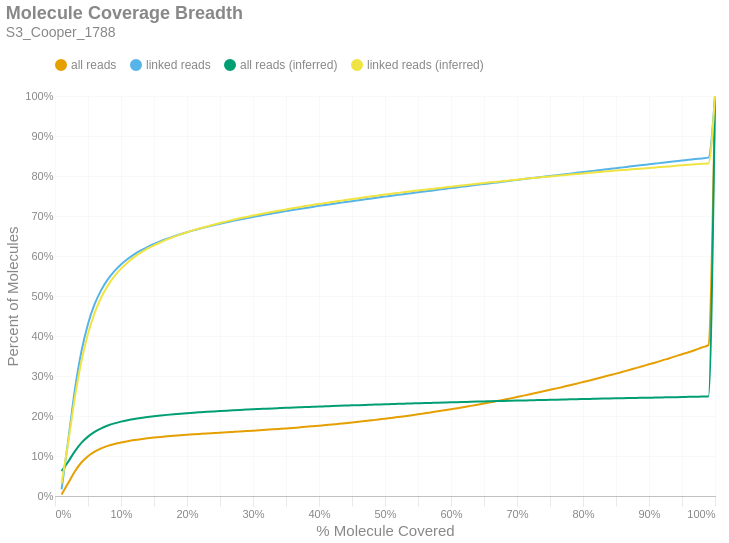

The code cell stored with this chart in its notebook:
### Markdown cell above
### Molecule Read Coverage
This chart shows molecule coverage breadth as computed by the number of bases aligned to that molecule. In other words, "*how much of each unique long molecule is actually sequenced/aligned?*" Keep in mind there is a distinction between sequences and alignments, since some sequences belonging to a particular molecule may not align well and wouldn't appear in the alignment data. This chart also shows molecule coverage breadth as computed by the *inferred fragment* from which the aligned sequences originate. Unlike read coverage, this calculation takes into account the total insert size, including unsequenced gaps between the forward and reverse reads. Like the previous figures, these are cumulative percents.

### Code cell
if SKIPLR:
    print_html(f"Skipped")
else:
    binned_df = consolidated_hist(valids['coverage_bp'], mask, 0.01, True)
    binned_df_inf = consolidated_hist(valids['coverage_inserts'], mask, 0.01, True)
    binned_df = binned_df.with_columns(pl.lit(binned_df_inf['all reads (cumsum)']).alias('all reads (inferred)'))
    binned_df = binned_df.with_columns(pl.lit(binned_df_inf['linked reads (cumsum)']).alias('linked reads (inferred)'))
    binned_df = binned_df.with_columns(
        (pl.col('bin').cast(pl.Float64) + 0.01).alias('right_edge')
    )

    with SafeRender(binned_df):
        (
            density_plot(binned_df, 'Molecule Coverage Breadth', samplename, 'molcov', ['all reads (inferred)','linked reads (inferred)'])
            .encode(
                #x=alt.X('bin:Q', title="% Molecule Covered").axis(format = '%').scale(padding=0),
                x=alt.X('right_edge:Q', title="% Molecule Covered").axis(format='%').scale(padding=0),
                y=alt.Y('value:Q', title='Percent of Molecules')
                    .axis(format='%')
                    .stack(False)
                    .scale(domainMin=0, padding=0),
                color=alt.Color("key:N").scale(domain = ["all reads", "linked reads", "all reads (inferred)", "linked reads (inferred)"]),
                tooltip = [
                    alt.Tooltip("key:N", title = "Data Type"),
                    alt.Tooltip("range_label:N", title="% Molecule Covered"),
                    alt.Tooltip("value:Q", format = ".2%", title="% Molecules")
                ]
            )
        ).display()

### Figure 1 — Vega-Lite specification as saved in the notebook (floating-point values rounded to 4 significant figures)
{"width": "container", "height": 400, "config": {"title": {"anchor": "start", "dy": -15, "fontSize": 18, "color": "#888888", "subtitleColor": "#888888", "subtitleFontSize": 14}, "arc": {"fill": "#0072B2"}, "axis": {"domainColor": "#888888", "domainWidth": 0.5, "gridWidth": 0.2, "grid": false, "titleFontWeight": 400, "titleFontSize": 15, "labelFontSize": 11, "labelColor": "#888888", "tickColor": "#888888", "tickWidth": 0.2, "titleColor": "#888888"}, "axisBand": {"grid": false}, "axisX": {"grid": true, "tickSize": 10, "domainCap": "round"}, "axisY": {"domain": false, "grid": true, "tickSize": 0, "domainCap": "round"}, "background": "transparent", "header": {"labelFontSize": 15, "labelColor": "#888888", "titleFontSize": 15, "titleFontWeight": 600, "titleColor": "#888888"}, "legend": {"labelFont": "sans-serif", "labelFontSize": 12, "labelColor": "#888888", "symbolSize": 100, "symbolType": "circle", "titleFontSize": 12, "titlePadding": 10, "titleColor": "#888888", "title": null, "orient": "top"}, "range": {"category": ["#E69F00", "#56B4E9", "#009E73", "#F0E442", "#0072B2", "#D55E00", "#CC79A7", "#000000"], "diverging": ["#cfe8f3", "#a2d4ec", "#73bfe2", "#46abdb", "#1696d2", "#12719e"]}, "area": {"fill": "#0072B2", "fillOpacity": 0.7, "line": true, "strokeOpacity": 0.7}, "line": {"color": "#0072B2", "stroke": "#0072B2", "strokeWidth": 2}, "trail": {"color": "#0072B2", "stroke": "#0072B2", "strokeWidth": 0, "size": 1}, "point": {"filled": true, "fillOpacity": 1.0, "size": 95}, "text": {"color": "#888888", "fontSize": 11, "align": "right", "fontWeight": 400, "size": 11}, "bar": {"fill": "#0072B2", "stroke": null}, "view": {"stroke": null, "continuousWidth": 660, "continuousHeight": 400}}, "data": {"name": "data-a3bc433f1fbdeea374fa9d6a3402f9f4"}, "mark": {"type": "line", "interpolate": "monotone", "point": {"opacity": 0, "size": 275}}, "encoding": {"color": {"field": "key", "scale": {"domain": ["all reads", "linked reads", "all reads (inferred)", "linked reads (inferred)"]}, "type": "nominal"}, "tooltip": [{"field": "key", "title": "Data Type", "type": "nominal"}, {"field": "range_label", "title": "% Molecule Covered", "type": "nominal"}, {"field": "value", "format": ".2%", "title": "% Molecules", "type": "quantitative"}], "x": {"axis": {"format": "%"}, "field": "right_edge", "scale": {"padding": 0}, "title": "% Molecule Covered", "type": "quantitative"}, "y": {"axis": {"format": "%"}, "field": "value", "scale": {"domainMin": 0, "padding": 0}, "stack": false, "title": "Percent of Molecules", "type": "quantitative"}}, "params": [{"name": "param_c36ac31b6afebe62", "select": {"type": "point", "fields": ["key"]}, "bind": "legend"}], "title": {"text": "Molecule Coverage Breadth", "subtitle": "S3_Cooper_1788"}, "transform": [{"fold": ["all reads (cumsum)", "linked reads (cumsum)", "all reads (inferred)", "linked reads (inferred)"]}, {"calculate": "replace(datum.key, ' (cumsum)', '')", "as": "key"}, {"filter": {"param": "param_c36ac31b6afebe62"}}], "usermeta": {"embedOptions": {"downloadFileName": "S3_Cooper_1788.molcov"}}, "$schema": "https://vega.github.io/schema/vega-lite/v6.1.0.json", "datasets": {"data-a3bc433f1fbdeea374fa9d6a3402f9f4": [{"bin": "0.0", "interval": "0.0-0.01", "all reads": 0.003985, "linked reads": 0.01632, "all reads (cumsum)": 0.003985, "linked reads (cumsum)": 0.01632, "range_label": "0.0-0.01", "all reads (inferred)": 0.06215, "linked reads (inferred)": 0.03093, "right_edge": 0.01}, {"bin": "0.01", "interval": "0.01-0.02", "all reads": 0.02829, "linked reads": 0.122, "all reads (cumsum)": 0.03227, "linked reads (cumsum)": 0.1384, "range_label": "0.01-0.02", "all reads (inferred)": 0.08577, "linked reads (inferred)": 0.133, "right_edge": 0.02}, {"bin": "0.02", "interval": "0.02-0.03", "all reads": 0.02918, "linked reads": 0.1266, "all reads (cumsum)": 0.06145, "linked reads (cumsum)": 0.2649, "range_label": "0.02-0.03", "all reads (inferred)": 0.1116, "linked reads (inferred)": 0.2455, "right_edge": 0.03}, {"bin": "0.03", "interval": "0.03-0.04", "all reads": 0.02223, "linked reads": 0.09643, "all reads (cumsum)": 0.08368, "linked reads (cumsum)": 0.3614, "range_label": "0.03-0.04", "all reads (inferred)": 0.1326, "linked reads (inferred)": 0.3369, "right_edge": 0.04}, {"bin": "0.04", "interval": "0.04-0.05", "all reads": 0.01584, "linked reads": 0.06873, "all reads (cumsum)": 0.09952, "linked reads (cumsum)": 0.4301, "range_label": "0.04-0.05", "all reads (inferred)": 0.1485, "linked reads (inferred)": 0.4058, "right_edge": 0.05}, {"bin": "0.05", "interval": "0.05-0.06", "all reads": 0.0114, "linked reads": 0.04933, "all reads (cumsum)": 0.1109, "linked reads (cumsum)": 0.4794, "range_label": "0.05-0.06", "all reads (inferred)": 0.1603, "linked reads (inferred)": 0.4572, "right_edge": 0.06}, {"bin": "0.06", "interval": "0.06-0.07", "all reads": 0.008157, "linked reads": 0.03531, "all reads (cumsum)": 0.1191, "linked reads (cumsum)": 0.5147, "range_label": "0.06-0.07", "all reads (inferred)": 0.1693, "linked reads (inferred)": 0.4962, "right_edge": 0.07}, {"bin": "0.07", "interval": "0.07-0.08", "all reads": 0.006206, "linked reads": 0.02681, "all reads (cumsum)": 0.1253, "linked reads (cumsum)": 0.5415, "range_label": "0.07-0.08", "all reads (inferred)": 0.1761, "linked reads (inferred)": 0.526, "right_edge": 0.08}, {"bin": "0.08", "interval": "0.08-0.09", "all reads": 0.004807, "linked reads": 0.02072, "all reads (cumsum)": 0.1301, "linked reads (cumsum)": 0.5623, "range_label": "0.08-0.09", "all reads (inferred)": 0.1816, "linked reads (inferred)": 0.5495, "right_edge": 0.09}, {"bin": "0.09", "interval": "0.09-0.1", "all reads": 0.0039, "linked reads": 0.01677, "all reads (cumsum)": 0.134, "linked reads (cumsum)": 0.579, "range_label": "0.09-0.1", "all reads (inferred)": 0.1859, "linked reads (inferred)": 0.5685, "right_edge": 0.1}, {"bin": "0.1", "interval": "0.1-0.11", "all reads": 0.003143, "linked reads": 0.01347, "all reads (cumsum)": 0.1371, "linked reads (cumsum)": 0.5925, "range_label": "0.1-0.11", "all reads (inferred)": 0.1895, "linked reads (inferred)": 0.584, "right_edge": 0.11}, {"bin": "0.11", "interval": "0.11-0.12", "all reads": 0.002727, "linked reads": 0.01167, "all reads (cumsum)": 0.1399, "linked reads (cumsum)": 0.6042, "range_label": "0.11-0.12", "all reads (inferred)": 0.1926, "linked reads (inferred)": 0.5972, "right_edge": 0.12}, {"bin": "0.12", "interval": "0.12-0.13", "all reads": 0.002275, "linked reads": 0.009698, "all reads (cumsum)": 0.1421, "linked reads (cumsum)": 0.6139, "range_label": "0.12-0.13", "all reads (inferred)": 0.1951, "linked reads (inferred)": 0.6083, "right_edge": 0.13}, {"bin": "0.13", "interval": "0.13-0.14", "all reads": 0.002019, "linked reads": 0.008572, "all reads (cumsum)": 0.1442, "linked reads (cumsum)": 0.6224, "range_label": "0.13-0.14", "all reads (inferred)": 0.1974, "linked reads (inferred)": 0.6182, "right_edge": 0.14}, {"bin": "0.14", "interval": "0.14-0.15", "all reads": 0.001805, "linked reads": 0.00765, "all reads (cumsum)": 0.146, "linked reads (cumsum)": 0.6301, "range_label": "0.14-0.15", "all reads (inferred)": 0.1994, "linked reads (inferred)": 0.6267, "right_edge": 0.15}, {"bin": "0.15", "interval": "0.15-0.16", "all reads": 0.001628, "linked reads": 0.006874, "all reads (cumsum)": 0.1476, "linked reads (cumsum)": 0.637, "range_label": "0.15-0.16", "all reads (inferred)": 0.2012, "linked reads (inferred)": 0.6344, "right_edge": 0.16}, {"bin": "0.16", "interval": "0.16-0.17", "all reads": 0.0015, "linked reads": 0.006301, "all reads (cumsum)": 0.1491, "linked reads (cumsum)": 0.6433, "range_label": "0.16-0.17", "all reads (inferred)": 0.2028, "linked reads (inferred)": 0.6414, "right_edge": 0.17}, {"bin": "0.17", "interval": "0.17-0.18", "all reads": 0.001409, "linked reads": 0.005857, "all reads (cumsum)": 0.1505, "linked reads (cumsum)": 0.6491, "range_label": "0.17-0.18", "all reads (inferred)": 0.2043, "linked reads (inferred)": 0.6479, "right_edge": 0.18}, {"bin": "0.18", "interval": "0.18-0.19", "all reads": 0.001308, "linked reads": 0.005416, "all reads (cumsum)": 0.1518, "linked reads (cumsum)": 0.6545, "range_label": "0.18-0.19", "all reads (inferred)": 0.2057, "linked reads (inferred)": 0.654, "right_edge": 0.19}, {"bin": "0.19", "interval": "0.19-0.2", "all reads": 0.001218, "linked reads": 0.004982, "all reads (cumsum)": 0.153, "linked reads (cumsum)": 0.6595, "range_label": "0.19-0.2", "all reads (inferred)": 0.2071, "linked reads (inferred)": 0.6595, "right_edge": 0.2}, {"bin": "0.2", "interval": "0.2-0.21", "all reads": 0.001141, "linked reads": 0.00463, "all reads (cumsum)": 0.1542, "linked reads (cumsum)": 0.6641, "range_label": "0.2-0.21", "all reads (inferred)": 0.2083, "linked reads (inferred)": 0.6647, "right_edge": 0.21}, {"bin": "0.21", "interval": "0.21-0.22", "all reads": 0.0011, "linked reads": 0.004433, "all reads (cumsum)": 0.1553, "linked reads (cumsum)": 0.6686, "range_label": "0.21-0.22", "all reads (inferred)": 0.2093, "linked reads (inferred)": 0.6693, "right_edge": 0.22}, {"bin": "0.22", "interval": "0.22-0.23", "all reads": 0.001073, "linked reads": 0.004263, "all reads (cumsum)": 0.1563, "linked reads (cumsum)": 0.6728, "range_label": "0.22-0.23", "all reads (inferred)": 0.2104, "linked reads (inferred)": 0.6739, "right_edge": 0.23}, {"bin": "0.23", "interval": "0.23-0.24", "all reads": 0.001014, "linked reads": 0.003981, "all reads (cumsum)": 0.1574, "linked reads (cumsum)": 0.6768, "range_label": "0.23-0.24", "all reads (inferred)": 0.2114, "linked reads (inferred)": 0.6782, "right_edge": 0.24}, {"bin": "0.24", "interval": "0.24-0.25", "all reads": 0.001009, "linked reads": 0.003875, "all reads (cumsum)": 0.1584, "linked reads (cumsum)": 0.6807, "range_label": "0.24-0.25", "all reads (inferred)": 0.2124, "linked reads (inferred)": 0.6825, "right_edge": 0.25}, {"bin": "0.25", "interval": "0.25-0.26", "all reads": 0.0009329, "linked reads": 0.003576, "all reads (cumsum)": 0.1593, "linked reads (cumsum)": 0.6843, "range_label": "0.25-0.26", "all reads (inferred)": 0.2134, "linked reads (inferred)": 0.6866, "right_edge": 0.26}, {"bin": "0.26", "interval": "0.26-0.27", "all reads": 0.0009756, "linked reads": 0.003611, "all reads (cumsum)": 0.1603, "linked reads (cumsum)": 0.6879, "range_label": "0.26-0.27", "all reads (inferred)": 0.2143, "linked reads (inferred)": 0.6904, "right_edge": 0.27}, {"bin": "0.27", "interval": "0.27-0.28", "all reads": 0.00098, "linked reads": 0.00342, "all reads (cumsum)": 0.1612, "linked reads (cumsum)": 0.6913, "range_label": "0.27-0.28", "all reads (inferred)": 0.2152, "linked reads (inferred)": 0.6941, "right_edge": 0.28}, {"bin": "0.28", "interval": "0.28-0.29", "all reads": 0.0009963, "linked reads": 0.003247, "all reads (cumsum)": 0.1622, "linked reads (cumsum)": 0.6945, "range_label": "0.28-0.29", "all reads (inferred)": 0.216, "linked reads (inferred)": 0.6977, "right_edge": 0.29}, {"bin": "0.29", "interval": "0.29-0.3", "all reads": 0.001017, "linked reads": 0.003146, "all reads (cumsum)": 0.1633, "linked reads (cumsum)": 0.6977, "range_label": "0.29-0.3", "all reads (inferred)": 0.2168, "linked reads (inferred)": 0.7011, "right_edge": 0.3}, {"bin": "0.3", "interval": "0.3-0.31", "all reads": 0.001065, "linked reads": 0.003123, "all reads (cumsum)": 0.1643, "linked reads (cumsum)": 0.7008, "range_label": "0.3-0.31", "all reads (inferred)": 0.2176, "linked reads (inferred)": 0.7043, "right_edge": 0.31}, {"bin": "0.31", "interval": "0.31-0.32", "all reads": 0.001116, "linked reads": 0.002941, "all reads (cumsum)": 0.1654, "linked reads (cumsum)": 0.7038, "range_label": "0.31-0.32", "all reads (inferred)": 0.2183, "linked reads (inferred)": 0.7076, "right_edge": 0.32}, {"bin": "0.32", "interval": "0.32-0.33", "all reads": 0.001144, "linked reads": 0.002857, "all reads (cumsum)": 0.1666, "linked reads (cumsum)": 0.7066, "range_label": "0.32-0.33", "all reads (inferred)": 0.219, "linked reads (inferred)": 0.7106, "right_edge": 0.33}, {"bin": "0.33", "interval": "0.33-0.34", "all reads": 0.001175, "linked reads": 0.002846, "all reads (cumsum)": 0.1678, "linked reads (cumsum)": 0.7095, "range_label": "0.33-0.34", "all reads (inferred)": 0.2197, "linked reads (inferred)": 0.7136, "right_edge": 0.34}, {"bin": "0.34", "interval": "0.34-0.35", "all reads": 0.001201, "linked reads": 0.002716, "all reads (cumsum)": 0.169, "linked reads (cumsum)": 0.7122, "range_label": "0.34-0.35", "all reads (inferred)": 0.2204, "linked reads (inferred)": 0.7165, "right_edge": 0.35}, {"bin": "0.35", "interval": "0.35-0.36", "all reads": 0.001271, "linked reads": 0.002736, "all reads (cumsum)": 0.1702, "linked reads (cumsum)": 0.7149, "range_label": "0.35-0.36", "all reads (inferred)": 0.2211, "linked reads (inferred)": 0.7193, "right_edge": 0.36}, {"bin": "0.36", "interval": "0.36-0.37", "all reads": 0.001316, "linked reads": 0.002633, "all reads (cumsum)": 0.1715, "linked reads (cumsum)": 0.7175, "range_label": "0.36-0.37", "all reads (inferred)": 0.2218, "linked reads (inferred)": 0.7221, "right_edge": 0.37}, {"bin": "0.37", "interval": "0.37-0.38", "all reads": 0.001351, "linked reads": 0.002588, "all reads (cumsum)": 0.1729, "linked reads (cumsum)": 0.7201, "range_label": "0.37-0.38", "all reads (inferred)": 0.2224, "linked reads (inferred)": 0.7249, "right_edge": 0.38}, {"bin": "0.38", "interval": "0.38-0.39", "all reads": 0.001451, "linked reads": 0.002642, "all reads (cumsum)": 0.1744, "linked reads (cumsum)": 0.7228, "range_label": "0.38-0.39", "all reads (inferred)": 0.223, "linked reads (inferred)": 0.7275, "right_edge": 0.39}, {"bin": "0.39", "interval": "0.39-0.4", "all reads": 0.001492, "linked reads": 0.002589, "all reads (cumsum)": 0.1758, "linked reads (cumsum)": 0.7254, "range_label": "0.39-0.4", "all reads (inferred)": 0.2237, "linked reads (inferred)": 0.7302, "right_edge": 0.4}, {"bin": "0.4", "interval": "0.4-0.41", "all reads": 0.001453, "linked reads": 0.002421, "all reads (cumsum)": 0.1773, "linked reads (cumsum)": 0.7278, "range_label": "0.4-0.41", "all reads (inferred)": 0.2243, "linked reads (inferred)": 0.7326, "right_edge": 0.41}, {"bin": "0.41", "interval": "0.41-0.42", "all reads": 0.001514, "linked reads": 0.002245, "all reads (cumsum)": 0.1788, "linked reads (cumsum)": 0.73, "range_label": "0.41-0.42", "all reads (inferred)": 0.2249, "linked reads (inferred)": 0.7351, "right_edge": 0.42}, {"bin": "0.42", "interval": "0.42-0.43", "all reads": 0.001619, "linked reads": 0.002368, "all reads (cumsum)": 0.1804, "linked reads (cumsum)": 0.7324, "range_label": "0.42-0.43", "all reads (inferred)": 0.2255, "linked reads (inferred)": 0.7375, "right_edge": 0.43}, {"bin": "0.43", "interval": "0.43-0.44", "all reads": 0.001664, "linked reads": 0.002391, "all reads (cumsum)": 0.1821, "linked reads (cumsum)": 0.7348, "range_label": "0.43-0.44", "all reads (inferred)": 0.226, "linked reads (inferred)": 0.7399, "right_edge": 0.44}, {"bin": "0.44", "interval": "0.44-0.45", "all reads": 0.001707, "linked reads": 0.002349, "all reads (cumsum)": 0.1838, "linked reads (cumsum)": 0.7371, "range_label": "0.44-0.45", "all reads (inferred)": 0.2266, "linked reads (inferred)": 0.7422, "right_edge": 0.45}, {"bin": "0.45", "interval": "0.45-0.46", "all reads": 0.001752, "linked reads": 0.002317, "all reads (cumsum)": 0.1856, "linked reads (cumsum)": 0.7395, "range_label": "0.45-0.46", "all reads (inferred)": 0.2272, "linked reads (inferred)": 0.7446, "right_edge": 0.46}, {"bin": "0.46", "interval": "0.46-0.47", "all reads": 0.001827, "linked reads": 0.002317, "all reads (cumsum)": 0.1874, "linked reads (cumsum)": 0.7418, "range_label": "0.46-0.47", "all reads (inferred)": 0.2277, "linked reads (inferred)": 0.7469, "right_edge": 0.47}, {"bin": "0.47", "interval": "0.47-0.48", "all reads": 0.001862, "linked reads": 0.002224, "all reads (cumsum)": 0.1892, "linked reads (cumsum)": 0.744, "range_label": "0.47-0.48", "all reads (inferred)": 0.2283, "linked reads (inferred)": 0.7491, "right_edge": 0.48}, {"bin": "0.48", "interval": "0.48-0.49", "all reads": 0.001911, "linked reads": 0.002149, "all reads (cumsum)": 0.1912, "linked reads (cumsum)": 0.7461, "range_label": "0.48-0.49", "all reads (inferred)": 0.2288, "linked reads (inferred)": 0.7514, "right_edge": 0.49}, {"bin": "0.49", "interval": "0.49-0.5", "all reads": 0.002131, "linked reads": 0.002291, "all reads (cumsum)": 0.1933, "linked reads (cumsum)": 0.7484, "range_label": "0.49-0.5", "all reads (inferred)": 0.2294, "linked reads (inferred)": 0.7536, "right_edge": 0.5}, {"bin": "0.5", "interval": "0.5-0.51", "all reads": 0.001908, "linked reads": 0.00212, "all reads (cumsum)": 0.1952, "linked reads (cumsum)": 0.7506, "range_label": "0.5-0.51", "all reads (inferred)": 0.2299, "linked reads (inferred)": 0.7557, "right_edge": 0.51}, {"bin": "0.51", "interval": "0.51-0.52", "all reads": 0.00218, "linked reads": 0.002256, "all reads (cumsum)": 0.1974, "linked reads (cumsum)": 0.7528, "range_label": "0.51-0.52", "all reads (inferred)": 0.2304, "linked reads (inferred)": 0.7578, "right_edge": 0.52}, {"bin": "0.52", "interval": "0.52-0.53", "all reads": 0.002161, "linked reads": 0.00215, "all reads (cumsum)": 0.1995, "linked reads (cumsum)": 0.755, "range_label": "0.52-0.53", "all reads (inferred)": 0.2309, "linked reads (inferred)": 0.7599, "right_edge": 0.53}, {"bin": "0.53", "interval": "0.53-0.54", "all reads": 0.002292, "linked reads": 0.002117, "all reads (cumsum)": 0.2018, "linked reads (cumsum)": 0.7571, "range_label": "0.53-0.54", "all reads (inferred)": 0.2314, "linked reads (inferred)": 0.7619, "right_edge": 0.54}, {"bin": "0.54", "interval": "0.54-0.55", "all reads": 0.002337, "linked reads": 0.002133, "all reads (cumsum)": 0.2042, "linked reads (cumsum)": 0.7592, "range_label": "0.54-0.55", "all reads (inferred)": 0.2318, "linked reads (inferred)": 0.7638, "right_edge": 0.55}, {"bin": "0.55", "interval": "0.55-0.56", "all reads": 0.002456, "linked reads": 0.002094, "all reads (cumsum)": 0.2066, "linked reads (cumsum)": 0.7613, "range_label": "0.55-0.56", "all reads (inferred)": 0.2323, "linked reads (inferred)": 0.7658, "right_edge": 0.56}, {"bin": "0.56", "interval": "0.56-0.57", "all reads": 0.0025, "linked reads": 0.002103, "all reads (cumsum)": 0.2091, "linked reads (cumsum)": 0.7634, "range_label": "0.56-0.57", "all reads (inferred)": 0.2328, "linked reads (inferred)": 0.7677, "right_edge": 0.57}, {"bin": "0.57", "interval": "0.57-0.58", "all reads": 0.002521, "linked reads": 0.002147, "all reads (cumsum)": 0.2116, "linked reads (cumsum)": 0.7656, "range_label": "0.57-0.58", "all reads (inferred)": 0.2333, "linked reads (inferred)": 0.7696, "right_edge": 0.58}, {"bin": "0.58", "interval": "0.58-0.59", "all reads": 0.00263, "linked reads": 0.002117, "all reads (cumsum)": 0.2143, "linked reads (cumsum)": 0.7677, "range_label": "0.58-0.59", "all reads (inferred)": 0.2337, "linked reads (inferred)": 0.7715, "right_edge": 0.59}, {"bin": "0.59", "interval": "0.59-0.6", "all reads": 0.002723, "linked reads": 0.002147, "all reads (cumsum)": 0.217, "linked reads (cumsum)": 0.7698, "range_label": "0.59-0.6", "all reads (inferred)": 0.2342, "linked reads (inferred)": 0.7734, "right_edge": 0.6}, {"bin": "0.6", "interval": "0.6-0.61", "all reads": 0.002645, "linked reads": 0.001989, "all reads (cumsum)": 0.2196, "linked reads (cumsum)": 0.7718, "range_label": "0.6-0.61", "all reads (inferred)": 0.2346, "linked reads (inferred)": 0.7752, "right_edge": 0.61}, {"bin": "0.61", "interval": "0.61-0.62", "all reads": 0.002876, "linked reads": 0.002102, "all reads (cumsum)": 0.2225, "linked reads (cumsum)": 0.7739, "range_label": "0.61-0.62", "all reads (inferred)": 0.2351, "linked reads (inferred)": 0.7771, "right_edge": 0.62}, {"bin": "0.62", "interval": "0.62-0.63", "all reads": 0.002834, "linked reads": 0.001963, "all reads (cumsum)": 0.2253, "linked reads (cumsum)": 0.7759, "range_label": "0.62-0.63", "all reads (inferred)": 0.2356, "linked reads (inferred)": 0.7789, "right_edge": 0.63}, {"bin": "0.63", "interval": "0.63-0.64", "all reads": 0.002904, "linked reads": 0.001997, "all reads (cumsum)": 0.2283, "linked reads (cumsum)": 0.7779, "range_label": "0.63-0.64", "all reads (inferred)": 0.236, "linked reads (inferred)": 0.7807, "right_edge": 0.64}, {"bin": "0.64", "interval": "0.64-0.65", "all reads": 0.003009, "linked reads": 0.002078, "all reads (cumsum)": 0.2313, "linked reads (cumsum)": 0.78, "range_label": "0.64-0.65", "all reads (inferred)": 0.2364, "linked reads (inferred)": 0.7824, "right_edge": 0.65}, {"bin": "0.65", "interval": "0.65-0.66", "all reads": 0.003207, "linked reads": 0.002046, "all reads (cumsum)": 0.2345, "linked reads (cumsum)": 0.782, "range_label": "0.65-0.66", "all reads (inferred)": 0.2368, "linked reads (inferred)": 0.7841, "right_edge": 0.66}, {"bin": "0.66", "interval": "0.66-0.67", "all reads": 0.00314, "linked reads": 0.002007, "all reads (cumsum)": 0.2376, "linked reads (cumsum)": 0.784, "range_label": "0.66-0.67", "all reads (inferred)": 0.2373, "linked reads (inferred)": 0.7858, "right_edge": 0.67}, {"bin": "0.67", "interval": "0.67-0.68", "all reads": 0.003257, "linked reads": 0.002103, "all reads (cumsum)": 0.2409, "linked reads (cumsum)": 0.7861, "range_label": "0.67-0.68", "all reads (inferred)": 0.2377, "linked reads (inferred)": 0.7875, "right_edge": 0.68}, {"bin": "0.68", "interval": "0.68-0.69", "all reads": 0.003243, "linked reads": 0.002063, "all reads (cumsum)": 0.2441, "linked reads (cumsum)": 0.7882, "range_label": "0.68-0.69", "all reads (inferred)": 0.2381, "linked reads (inferred)": 0.7891, "right_edge": 0.69}, {"bin": "0.69", "interval": "0.69-0.7", "all reads": 0.003416, "linked reads": 0.001951, "all reads (cumsum)": 0.2475, "linked reads (cumsum)": 0.7901, "range_label": "0.69-0.7", "all reads (inferred)": 0.2385, "linked reads (inferred)": 0.7908, "right_edge": 0.7}, {"bin": "0.7", "interval": "0.7-0.71", "all reads": 0.003418, "linked reads": 0.002134, "all reads (cumsum)": 0.2509, "linked reads (cumsum)": 0.7923, "range_label": "0.7-0.71", "all reads (inferred)": 0.2389, "linked reads (inferred)": 0.7925, "right_edge": 0.71}, {"bin": "0.71", "interval": "0.71-0.72", "all reads": 0.003501, "linked reads": 0.001964, "all reads (cumsum)": 0.2544, "linked reads (cumsum)": 0.7942, "range_label": "0.71-0.72", "all reads (inferred)": 0.2393, "linked reads (inferred)": 0.7941, "right_edge": 0.72}, {"bin": "0.72", "interval": "0.72-0.73", "all reads": 0.003609, "linked reads": 0.001987, "all reads (cumsum)": 0.258, "linked reads (cumsum)": 0.7962, "range_label": "0.72-0.73", "all reads (inferred)": 0.2397, "linked reads (inferred)": 0.7957, "right_edge": 0.73}, {"bin": "0.73", "interval": "0.73-0.74", "all reads": 0.003587, "linked reads": 0.001993, "all reads (cumsum)": 0.2616, "linked reads (cumsum)": 0.7982, "range_label": "0.73-0.74", "all reads (inferred)": 0.2401, "linked reads (inferred)": 0.7973, "right_edge": 0.74}, {"bin": "0.74", "interval": "0.74-0.75", "all reads": 0.003846, "linked reads": 0.001963, "all reads (cumsum)": 0.2655, "linked reads (cumsum)": 0.8002, "range_label": "0.74-0.75", "all reads (inferred)": 0.2405, "linked reads (inferred)": 0.7989, "right_edge": 0.75}, {"bin": "0.75", "interval": "0.75-0.76", "all reads": 0.003626, "linked reads": 0.001965, "all reads (cumsum)": 0.2691, "linked reads (cumsum)": 0.8021, "range_label": "0.75-0.76", "all reads (inferred)": 0.2409, "linked reads (inferred)": 0.8004, "right_edge": 0.76}, {"bin": "0.76", "interval": "0.76-0.77", "all reads": 0.003789, "linked reads": 0.001874, "all reads (cumsum)": 0.2729, "linked reads (cumsum)": 0.804, "range_label": "0.76-0.77", "all reads (inferred)": 0.2412, "linked reads (inferred)": 0.802, "right_edge": 0.77}, {"bin": "0.77", "interval": "0.77-0.78", "all reads": 0.003865, "linked reads": 0.001917, "all reads (cumsum)": 0.2768, "linked reads (cumsum)": 0.8059, "range_label": "0.77-0.78", "all reads (inferred)": 0.2416, "linked reads (inferred)": 0.8035, "right_edge": 0.78}, {"bin": "0.78", "interval": "0.78-0.79", "all reads": 0.003995, "linked reads": 0.001968, "all reads (cumsum)": 0.2808, "linked reads (cumsum)": 0.8079, "range_label": "0.78-0.79", "all reads (inferred)": 0.242, "linked reads (inferred)": 0.805, "right_edge": 0.79}, {"bin": "0.79", "interval": "0.79-0.8", "all reads": 0.004197, "linked reads": 0.001987, "all reads (cumsum)": 0.285, "linked reads (cumsum)": 0.8099, "range_label": "0.79-0.8", "all reads (inferred)": 0.2424, "linked reads (inferred)": 0.8065, "right_edge": 0.8}, {"bin": "0.8", "interval": "0.8-0.81", "all reads": 0.003973, "linked reads": 0.001869, "all reads (cumsum)": 0.2889, "linked reads (cumsum)": 0.8117, "range_label": "0.8-0.81", "all reads (inferred)": 0.2427, "linked reads (inferred)": 0.808, "right_edge": 0.81}, {"bin": "0.81", "interval": "0.81-0.82", "all reads": 0.004155, "linked reads": 0.002073, "all reads (cumsum)": 0.2931, "linked reads (cumsum)": 0.8138, "range_label": "0.81-0.82", "all reads (inferred)": 0.2431, "linked reads (inferred)": 0.8094, "right_edge": 0.82}, {"bin": "0.82", "interval": "0.82-0.83", "all reads": 0.004299, "linked reads": 0.001903, "all reads (cumsum)": 0.2974, "linked reads (cumsum)": 0.8157, "range_label": "0.82-0.83", "all reads (inferred)": 0.2435, "linked reads (inferred)": 0.8109, "right_edge": 0.83}, {"bin": "0.83", "interval": "0.83-0.84", "all reads": 0.004323, "linked reads": 0.001908, "all reads (cumsum)": 0.3017, "linked reads (cumsum)": 0.8176, "range_label": "0.83-0.84", "all reads (inferred)": 0.2438, "linked reads (inferred)": 0.8122, "right_edge": 0.84}, {"bin": "0.84", "interval": "0.84-0.85", "all reads": 0.004313, "linked reads": 0.001928, "all reads (cumsum)": 0.306, "linked reads (cumsum)": 0.8196, "range_label": "0.84-0.85", "all reads (inferred)": 0.2441, "linked reads (inferred)": 0.8135, "right_edge": 0.85}, {"bin": "0.85", "interval": "0.85-0.86", "all reads": 0.004529, "linked reads": 0.001989, "all reads (cumsum)": 0.3105, "linked reads (cumsum)": 0.8215, "range_label": "0.85-0.86", "all reads (inferred)": 0.2445, "linked reads (inferred)": 0.8148, "right_edge": 0.86}, {"bin": "0.86", "interval": "0.86-0.87", "all reads": 0.004515, "linked reads": 0.001933, "all reads (cumsum)": 0.3151, "linked reads (cumsum)": 0.8235, "range_label": "0.86-0.87", "all reads (inferred)": 0.2448, "linked reads (inferred)": 0.8161, "right_edge": 0.87}, {"bin": "0.87", "interval": "0.87-0.88", "all reads": 0.004699, "linked reads": 0.001951, "all reads (cumsum)": 0.3198, "linked reads (cumsum)": 0.8254, "range_label": "0.87-0.88", "all reads (inferred)": 0.2451, "linked reads (inferred)": 0.8175, "right_edge": 0.88}, {"bin": "0.88", "interval": "0.88-0.89", "all reads": 0.004673, "linked reads": 0.001948, "all reads (cumsum)": 0.3244, "linked reads (cumsum)": 0.8274, "range_label": "0.88-0.89", "all reads (inferred)": 0.2454, "linked reads (inferred)": 0.8188, "right_edge": 0.89}, {"bin": "0.89", "interval": "0.89-0.9", "all reads": 0.004811, "linked reads": 0.00183, "all reads (cumsum)": 0.3292, "linked reads (cumsum)": 0.8292, "range_label": "0.89-0.9", "all reads (inferred)": 0.2458, "linked reads (inferred)": 0.8201, "right_edge": 0.9}, {"bin": "0.9", "interval": "0.9-0.91", "all reads": 0.004549, "linked reads": 0.001899, "all reads (cumsum)": 0.3338, "linked reads (cumsum)": 0.8311, "range_label": "0.9-0.91", "all reads (inferred)": 0.2461, "linked reads (inferred)": 0.8214, "right_edge": 0.91}, {"bin": "0.91", "interval": "0.91-0.92", "all reads": 0.005277, "linked reads": 0.001904, "all reads (cumsum)": 0.3391, "linked reads (cumsum)": 0.833, "range_label": "0.91-0.92", "all reads (inferred)": 0.2465, "linked reads (inferred)": 0.8227, "right_edge": 0.92}, {"bin": "0.92", "interval": "0.92-0.93", "all reads": 0.004698, "linked reads": 0.001926, "all reads (cumsum)": 0.3438, "linked reads (cumsum)": 0.8349, "range_label": "0.92-0.93", "all reads (inferred)": 0.2468, "linked reads (inferred)": 0.824, "right_edge": 0.93}, {"bin": "0.93", "interval": "0.93-0.94", "all reads": 0.005174, "linked reads": 0.001839, "all reads (cumsum)": 0.3489, "linked reads (cumsum)": 0.8368, "range_label": "0.93-0.94", "all reads (inferred)": 0.2471, "linked reads (inferred)": 0.8253, "right_edge": 0.94}, {"bin": "0.94", "interval": "0.94-0.95", "all reads": 0.005573, "linked reads": 0.001852, "all reads (cumsum)": 0.3545, "linked reads (cumsum)": 0.8386, "range_label": "0.94-0.95", "all reads (inferred)": 0.2475, "linked reads (inferred)": 0.8266, "right_edge": 0.95}, {"bin": "0.95", "interval": "0.95-0.96", "all reads": 0.004759, "linked reads": 0.001787, "all reads (cumsum)": 0.3593, "linked reads (cumsum)": 0.8404, "range_label": "0.95-0.96", "all reads (inferred)": 0.2479, "linked reads (inferred)": 0.8279, "right_edge": 0.96}, {"bin": "0.96", "interval": "0.96-0.97", "all reads": 0.005656, "linked reads": 0.001915, "all reads (cumsum)": 0.3649, "linked reads (cumsum)": 0.8423, "range_label": "0.96-0.97", "all reads (inferred)": 0.2482, "linked reads (inferred)": 0.8292, "right_edge": 0.97}, {"bin": "0.97", "interval": "0.97-0.98", "all reads": 0.006295, "linked reads": 0.001712, "all reads (cumsum)": 0.3712, "linked reads (cumsum)": 0.844, "range_label": "0.97-0.98", "all reads (inferred)": 0.2486, "linked reads (inferred)": 0.8305, "right_edge": 0.98}, {"bin": "0.98", "interval": "0.98-0.99", "all reads": 0.005926, "linked reads": 0.001843, "all reads (cumsum)": 0.3772, "linked reads (cumsum)": 0.8459, "range_label": "0.98-0.99", "all reads (inferred)": 0.249, "linked reads (inferred)": 0.8313, "right_edge": 0.99}, {"bin": "0.99", "interval": "0.99-1.0", "all reads": 0.6228, "linked reads": 0.1541, "all reads (cumsum)": 1.0, "linked reads (cumsum)": 1.0, "range_label": "0.99-1.0", "all reads (inferred)": 1.0, "linked reads (inferred)": 1.0, "right_edge": 1.0}]}}
